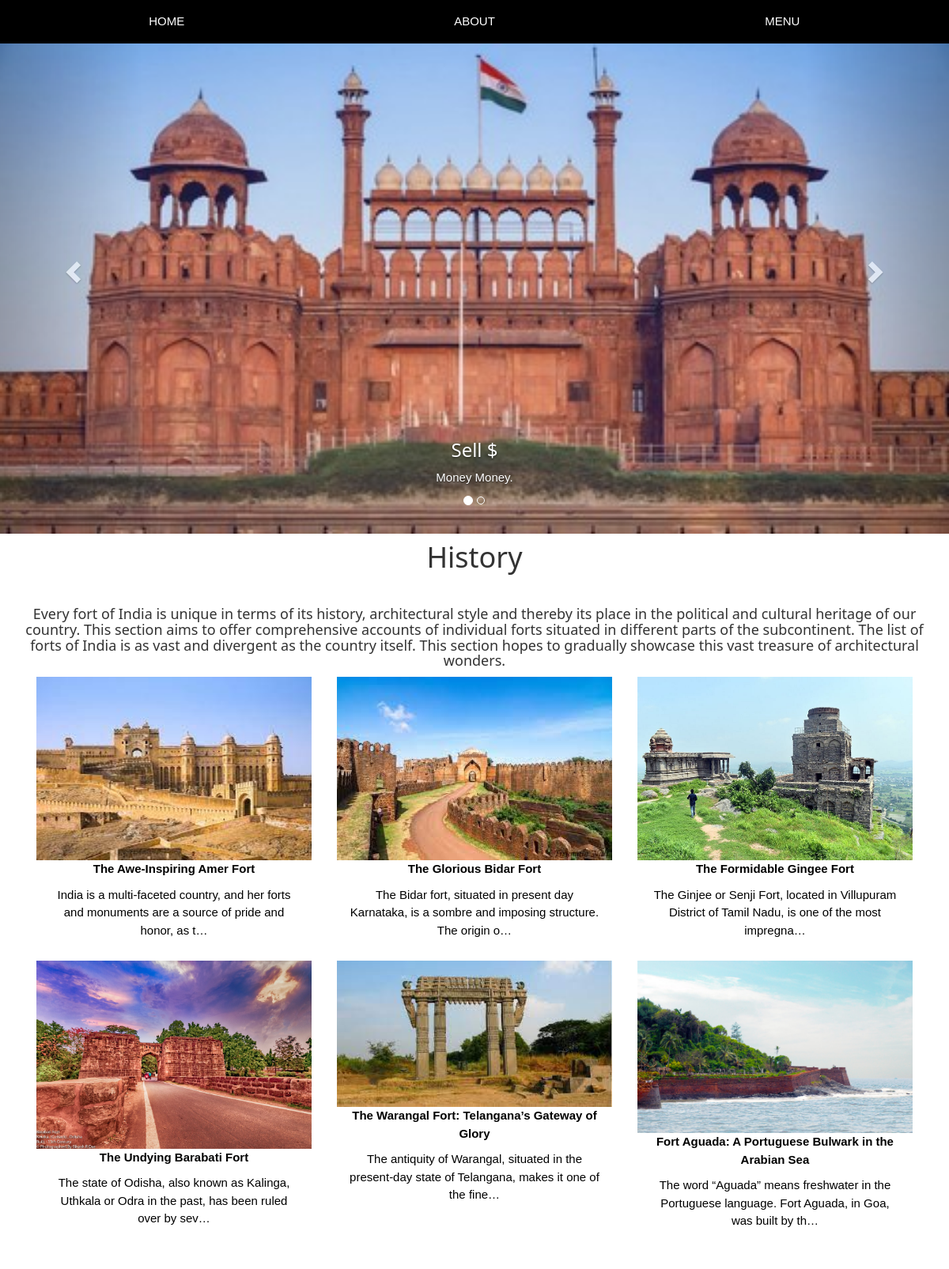
The page /fort/ on the database its author committed.
### app/models.py (models this page shows, shortened)
class Fort(models.Model):
    title = models.CharField(max_length=100)
    description = models.TextField()
    fort_image = models.ImageField(upload_to='producting')

### app/views.py (the view)
# urls.py: path('fort/', views.fort, name='fort'),
def fort(request):
    fort = Fort.objects.all()
    return render(request, 'app/fortdetail.html',{'fort':fort})

### app/templates/app/fortdetail.html (shortened to what this page needs)
<!DOCTYPE html>
{% load static %}
<html lang="en">
<head>
  <link rel="stylesheet" href="https://maxcdn.bootstrapcdn.com/bootstrap/3.4.1/css/bootstrap.min.css">
  <link rel="stylesheet" href="{% static 'app/css/style1.css'%}">
</head>
<body>
  <div class="w3-top">
    <div class="w3-row w3-padding w3-black">
      <div class="w3-col s4">
        <a href="{% url 'home' %}" class="w3-button w3-block w3-black">HOME</a>
      </div>
      <div class="w3-col s4">
        <a href="{% url 'home' %}" class="w3-button w3-block w3-black">ABOUT</a>
      </div>
      <div class="w3-col s4">
        <a href="{% url 'home' %}" class="w3-button w3-block w3-black">MENU</a>
      </div>
    </div>
  </div>
<div id="myCarousel" class="carousel slide" data-ride="carousel">
    <ol class="carousel-indicators">
      <li data-target="#myCarousel" data-slide-to="0" class="active"></li>
      <li data-target="#myCarousel" data-slide-to="1"></li>
    </ol>
    <div class="carousel-inner" role="listbox">
      <div class="item active">
        <img src="{% static 'app/images/fort/1.jpg' %}" alt="Image">
        <div class="carousel-caption">
          <h3>Sell $</h3>
          <p>Money Money.</p>
        </div>
      </div>
    </div>
    <a class="left carousel-control" href="#myCarousel" role="button" data-slide="prev">
      <span class="glyphicon glyphicon-chevron-left" aria-hidden="true"></span>
    </a>
    <a class="right carousel-control" href="#myCarousel" role="button" data-slide="next">
      <span class="glyphicon glyphicon-chevron-right" aria-hidden="true"></span>
    </a>
</div>
<div class="container text-center">
  <h1>History</h1><br>
  <h5>Every fort of India is unique in terms of its history, architectural style and thereby its place in the political and cultural heritage of our country. This section aims to offer comprehensive accounts of individual forts situated in different parts of the subcontinent. The list of forts of India is as vast and divergent as the country itself. This section hopes to gradually showcase this vast treasure of architectural wonders.
    </h5>
<div class="w5-row-padding">
  {% for fort1 in fort %}
    <div class="w3-third w3-container w3-margin-bottom">
      <a href="{% url 'fort-detail' fort1.id %}">
      <img src="{{fort1.fort_image.url}}" alt="Norway" style="width:100%" class="w3-hover-opacity">
      <div class="w3-container w3-white">
        <p><b>{{fort1.title}}</b></p>
        <p>{{fort1.description|truncatechars:100}}</p>
      </div>
    </div>
    {% endfor %}
</div>
</div><br>
</body>
</html>

### app/static/app/css/style1.css (style rules this page uses)
html { box-sizing:border-box }
*,*:before,*:after { box-sizing:inherit }
html { -ms-text-size-adjust:100%;-webkit-text-size-adjust:100% }
body { margin:0 }
a { background-color:transparent }
b,strong { font-weight:bolder }
img { border-style:none }
html,body { font-family:Verdana,sans-serif;font-size:15px;line-height:1.5 }
html { overflow-x:hidden }
h1 { font-size:36px }
h3 { font-size:24px }
h5 { font-size:18px }
h1,h2,h3,h4,h5,h6 { font-family:"Segoe UI",Arial,sans-serif;font-weight:400;margin:10px 0 }
img { vertical-align:middle }
a { color:inherit }
.w3-btn,.w3-button { border:none;display:inline-block;padding:8px 16px;vertical-align:middle;overflow:hidden;text-decoration:none;color:inherit;background-color:inherit;text-align:center;cursor:pointer;white-space:nowrap }
.w3-btn,.w3-button { -webkit-touch-callout:none;-webkit-user-select:none;-khtml-user-select:none;-moz-user-select:none;-ms-user-select:none;user-select:none }
.w3-block { display:block;width:100% }
.w3-container:after,.w3-container:before,.w3-panel:after,.w3-panel:before,.w3-row:after,.w3-row:before,.w3-row-padding:after,.w3-row-padding:before, .w3-cell-row:before,.w3-cell-row:after,.w3-clear:after,.w3-clear:before,.w3-bar:before,.w3-bar:after { content:"";display:table;clear:both }
.w3-col,.w3-half,.w3-third,.w3-twothird,.w3-threequarter,.w3-quarter { float:left;width:100% }
.w3-col.s4 { width:33.33333% }
@media (min-width:601px) { .w3-col.m4,.w3-third { width:33.33333% } }
.w3-top,.w3-bottom { position:fixed;width:100%;z-index:1 }
.w3-top { top:0 }
.w3-container,.w3-panel { padding:0.01em 16px }
.w3-margin-bottom { margin-bottom:16px!important }
.w3-padding { padding:8px 16px!important }
.w3-white,.w3-hover-white:hover { color:#000!important;background-color:#fff!important }
.w3-black,.w3-hover-black:hover { color:#fff!important;background-color:#000!important }

### app/templates/app/fortdetail.html (style rules this page uses)
.carousel-inner img { width: 100%; margin: auto; min-height:200px; }

### rows shown on the page
Fort: fort_image (picture), title "The Awe-Inspiring Amer Fort", description "India is a multi-faceted country, and her forts and monuments are a source of pride and honor, as t…"
Fort: fort_image (picture), title "The Glorious Bidar Fort", description "The Bidar fort, situated in present day Karnataka, is a sombre and imposing structure. The origin o…"
Fort: fort_image (picture), title "The Formidable Gingee Fort", description "The Ginjee or Senji Fort, located in Villupuram District of Tamil Nadu, is one of the most impregna…"
Fort: fort_image (picture), title "The Undying Barabati Fort", description "The state of Odisha, also known as Kalinga, Uthkala or Odra in the past, has been ruled over by sev…"
Fort: fort_image (picture), title "The Warangal Fort: Telangana’s Gateway of Glory", description "The antiquity of Warangal, situated in the present-day state of Telangana, makes it one of the fine…"
Fort: fort_image (picture), title "Fort Aguada: A Portuguese Bulwark in the Arabian Sea", description "The word “Aguada” means freshwater in the Portuguese language. Fort Aguada, in Goa, was built by th…"
